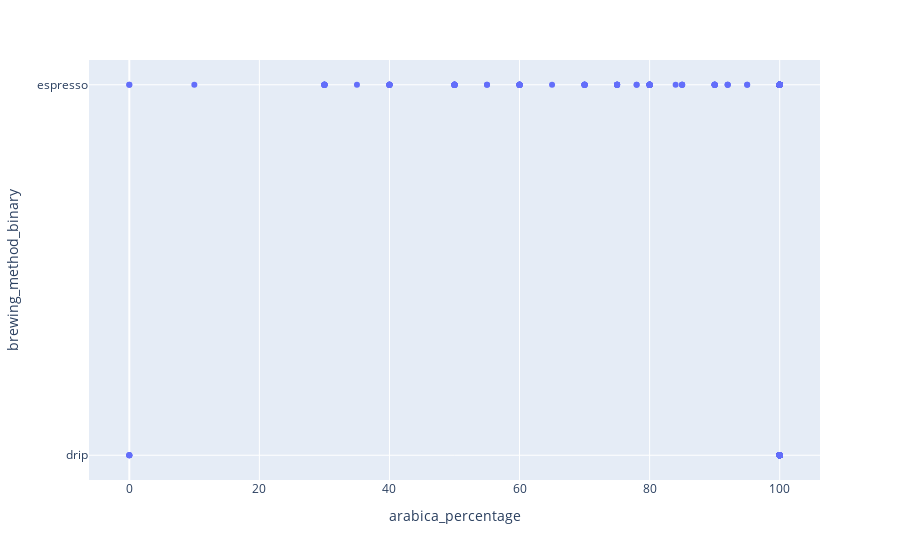

Write notebook code for a chart like this one.
### Markdown cell above
### Step 4

I now proceed to plotting the only numerical variable.

### Code cell
arabica_fig = px.scatter(coffee_df, x='arabica_percentage', y='brewing_method_binary')
arabica_fig.show()

### Figure 1 — Plotly figure (JSON) as saved in the notebook; plotly's stock layout.template omitted (floating-point values rounded to 4 significant figures; data arrays with more than 128 entries replaced by an {"elided": "..."} marker saying what was removed)
{"data": [{"hovertemplate": "arabica_percentage=%{x}<br>brewing_method_binary=%{y}<extra></extra>", "legendgroup": "", "marker": {"color": "#636efa", "symbol": "circle"}, "mode": "markers", "name": "", "orientation": "h", "showlegend": false, "type": "scatter", "x": {"elided": "851 int values"}, "xaxis": "x", "y": {"elided": "851 str values"}, "yaxis": "y"}], "layout": {"legend": {"tracegroupgap": 0}, "margin": {"t": 60}, "xaxis": {"anchor": "y", "domain": [0, 1], "title": {"text": "arabica_percentage"}}, "yaxis": {"anchor": "x", "domain": [0, 1], "title": {"text": "brewing_method_binary"}}}}
